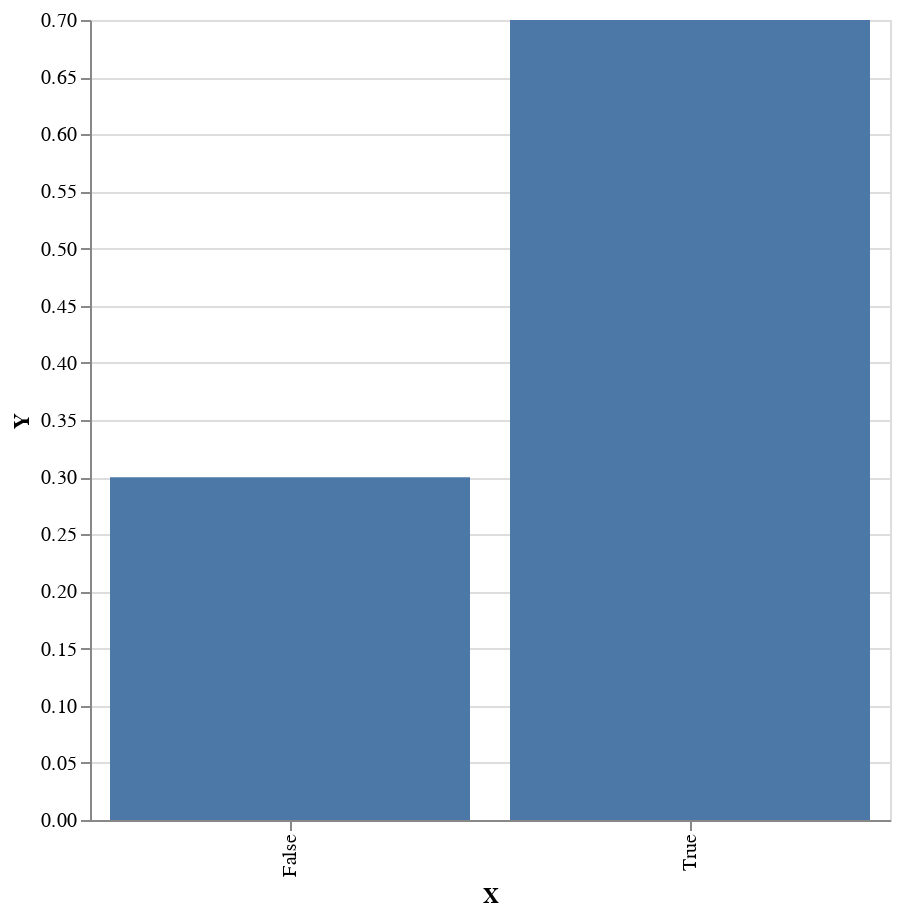

Notebook code for this chart:
### Markdown cell above
In fact, we could lean even further into the spirit of probabilistic programming, and transform `model` into a distribution over plots, and sample from that:

### Code cell
distributionOverPlots :: MonadSample m => m VegaLiteLab -- the type of plots
distributionOverPlots = plot . fmap (first (pack . show)) . toEmpirical <$> replicateM 10 model

sampler distributionOverPlots

### Figure 1 — Vega-Lite specification as saved in the notebook (floating-point values rounded to 4 significant figures)
{"$schema": "https://vega.github.io/schema/vega-lite/v4.json", "data": {"values": [{"X": "True", "Y": 0.7}, {"X": "False", "Y": 0.3}]}, "encoding": {"x": {"field": "X", "type": "nominal"}, "y": {"field": "Y", "type": "quantitative"}}, "height": 400, "mark": "bar", "width": 400}
